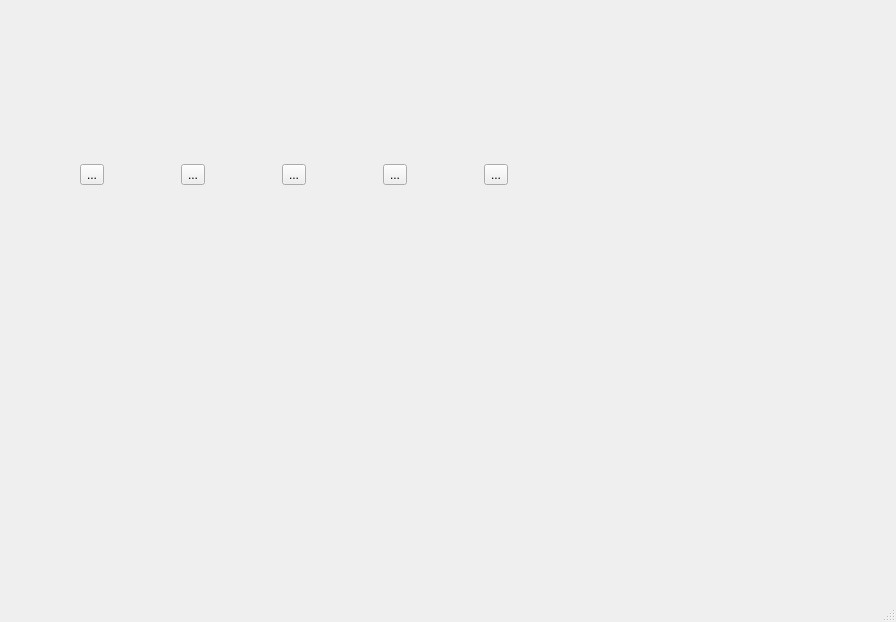
<?xml version="1.0" encoding="UTF-8"?>
<ui version="4.0">
 <class>MainWindow</class>
 <widget class="QMainWindow" name="MainWindow">
  <property name="geometry">
   <rect>
    <x>0</x>
    <y>0</y>
    <width>896</width>
    <height>622</height>
   </rect>
  </property>
  <property name="windowTitle">
   <string>MainWindow</string>
  </property>
  <widget class="QWidget" name="centralwidget">
   <widget class="QWidget" name="">
    <property name="geometry">
     <rect>
      <x>9</x>
      <y>149</y>
      <width>571</width>
      <height>51</height>
     </rect>
    </property>
    <layout class="QHBoxLayout" name="horizontalLayout">
     <item>
      <widget class="QToolButton" name="toolButton">
       <property name="text">
        <string>...</string>
       </property>
      </widget>
     </item>
     <item>
      <widget class="QToolButton" name="toolButton_2">
       <property name="text">
        <string>...</string>
       </property>
      </widget>
     </item>
     <item>
      <widget class="QToolButton" name="toolButton_3">
       <property name="text">
        <string>...</string>
       </property>
      </widget>
     </item>
     <item>
      <widget class="QToolButton" name="toolButton_4">
       <property name="text">
        <string>...</string>
       </property>
      </widget>
     </item>
     <item>
      <widget class="QToolButton" name="toolButton_5">
       <property name="text">
        <string>...</string>
       </property>
      </widget>
     </item>
    </layout>
   </widget>
  </widget>
  <widget class="QMenuBar" name="menubar">
   <property name="geometry">
    <rect>
     <x>0</x>
     <y>0</y>
     <width>896</width>
     <height>23</height>
    </rect>
   </property>
  </widget>
  <widget class="QStatusBar" name="statusbar"/>
 </widget>
 <resources/>
 <connections/>
</ui>
